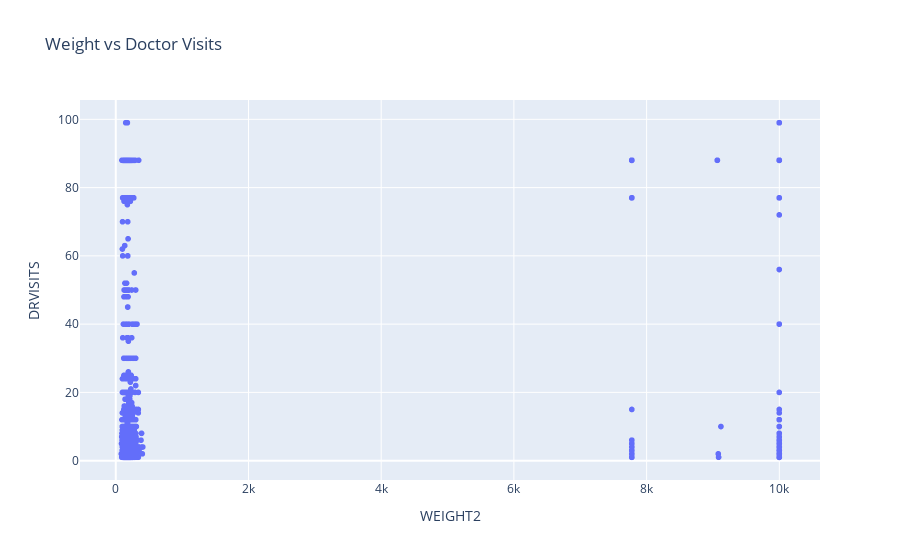

The notebook cell saved with this chart:
### Markdown cell above
> **Interpretation**: Health ratings decline with age, confirming `_AGEG5YR` as a strong predictor of perceived health. GENHLTH will be retained as ordinal for interpretability.

### Code cell
px.scatter(combined, x='WEIGHT2', y='DRVISITS', title='Weight vs Doctor Visits')

### Figure 1 — Plotly figure (JSON) as saved in the notebook; plotly's stock layout.template omitted (floating-point values rounded to 4 significant figures; data arrays with more than 128 entries replaced by an {"elided": "..."} marker saying what was removed)
{"data": [{"hovertemplate": "WEIGHT2=%{x}<br>DRVISITS=%{y}<extra></extra>", "legendgroup": "", "marker": {"color": "#636efa", "symbol": "circle"}, "mode": "markers", "name": "", "showlegend": false, "type": "scattergl", "x": {"elided": "5000 int values"}, "xaxis": "x", "y": {"elided": "5000 int values"}, "yaxis": "y"}], "layout": {"autosize": true, "legend": {"tracegroupgap": 0}, "title": {"text": "Weight vs Doctor Visits"}, "xaxis": {"anchor": "y", "autorange": true, "domain": [0, 1], "range": [-526.5, 10600.0], "title": {"text": "WEIGHT2"}, "type": "linear"}, "yaxis": {"anchor": "x", "autorange": true, "domain": [0, 1], "range": [-7.087, 107.1], "title": {"text": "DRVISITS"}, "type": "linear"}}}
